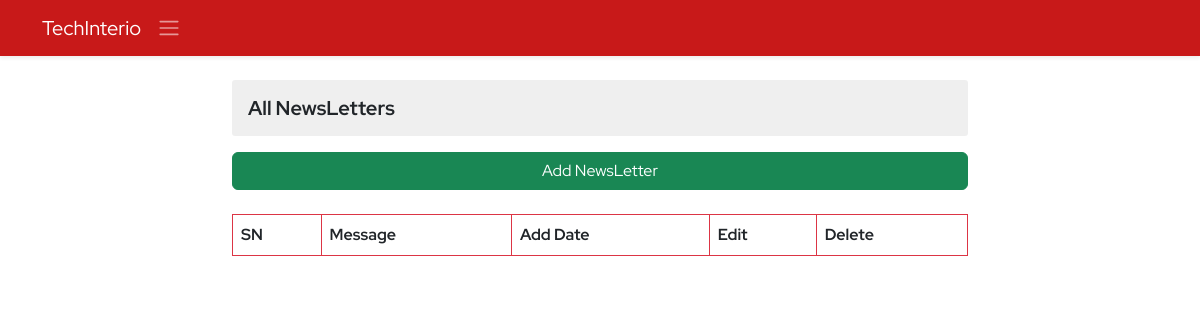
The app's page /ems/news-letter (signed in), older data.
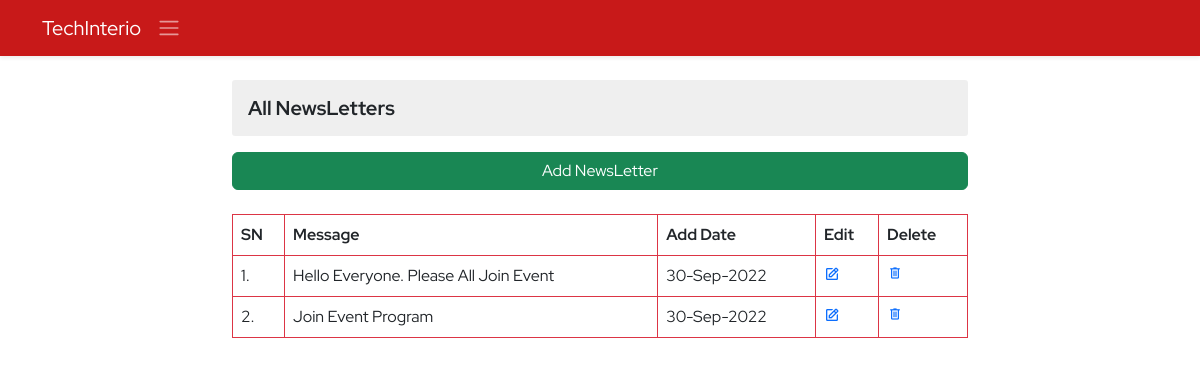
The same page, newer data.
### ems/models.py (models this page shows, shortened)
class NewsLetter(models.Model):
    message=models.TextField(max_length=400)
    created_at=models.DateTimeField(auto_now_add=True)
    updated_at=models.DateTimeField(auto_now=True)

### ems/views.py (the view, shortened to what this page needs)
# urls.py: path('news-letter',newsletter,name='news-letter'),
@login_required()
def newsletter(request):
    context={}
    try:
        newsletters=NewsLetter.objects.all()
        context['newsletters']=newsletters
    except Exception as e:
        print('NewsLetter Exception : ',e)
    return render(request,'ems/news_letter.html',context)

### ems/templates/ems/news_letter.html (shortened to what this page needs)
{% extends './base.html' %}
{% block body %}
<section>
    <div class="container">
    <div class="row d-flex align-items-center justify-content-center">
        <div class="col-8">
            <h3 class="derpartment-title my-3 ">All NewsLetters</h3>
            <div class="d-grid">
                <button type="button" class="btn btn-success" data-bs-toggle="modal" data-bs-target="#addnewsLetter">Add NewsLetter</button>
            </div>
        </div>
        <div class="col-8 my-4">
        <table class="table table-bordered newuser-table border-danger">
          <tr>
            <th>SN</th>
            <th>Message</th>
            <th>Add Date</th>
            <th>Edit</th>
            <th>Delete</th>
          </tr>
          {% for item in newsletters %}
          <tr>
            <td>{{forloop.counter}}.</td>
            <td>{{item.message}}</td>
            <td>{{item.created_at | date:'d-M-Y'}}</td>
            <td ><i data-bs-toggle="modal" data-bs-target="#edit-newsLetter" class='bx bx-edit text-primary cursor-pointer' onclick="editnewsLetter({{item.id}},'{{item.message}}')"></i></a</td>
            <td><a href="{% url 'ems:delete-news-letter' item.id %}" class="delete"><span class="material-symbols-outlined">
              delete</span></a></td>
          </tr>
          {% endfor %}
        </table>
      </div>
    </div>
</div>
</section>
{% endblock body %}

Row changes from the older to the newer data that the page shows:
added NewsLetter: message "Hello Everyone. Please All Join Event", created_at "30-Sep-2022"
added NewsLetter: message "Join Event Program", created_at "30-Sep-2022"
